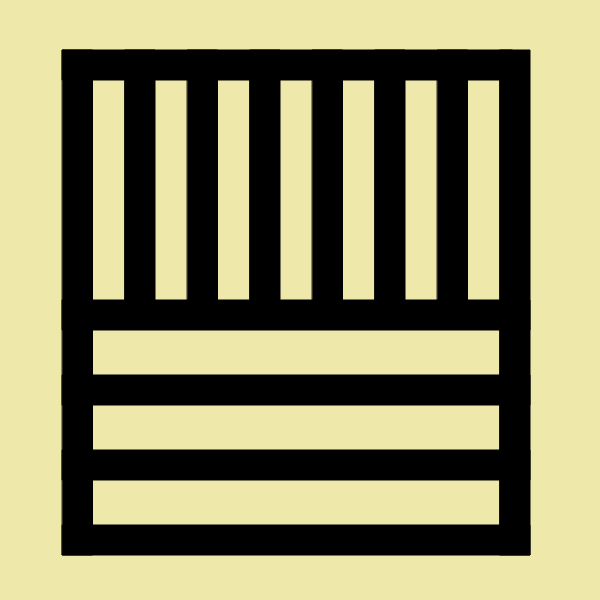
Frame 1 (no input)
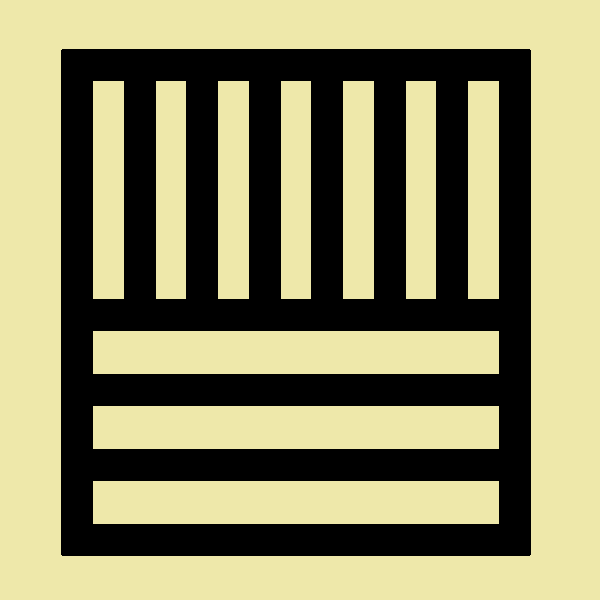
Frame 60 (no input)
Frame 120 (the mouse pressed at the canvas centre since frame 60): identical to frame 60, image omitted

The p5.js sketch that drew these frames (run headless with seeded random() and noise() and a simulated clock; from frame 60 on, the mouse is pressed at the canvas centre):

// p5.js sketch
// ── sketch.js
function setup() {
    createCanvas(600, 600);
    background(238, 232, 170);
}

function draw() {
    fill(0);
    rect(62.5, 50, 450, 30);

    for (i = 10; i < 90; i += 10) {
        fill(0);
        rect((6.25 * i), 50, 30, 250);
    }

    for (i = 62.5; i < 520; i += 437.5) {
        fill(0);
        rect(i, 300, 30, 255);
    }

    for (i = 300; i < 590; i += 75) {
        fill(0);
        rect(62.5, i, 467.5, 30);
    }
}
